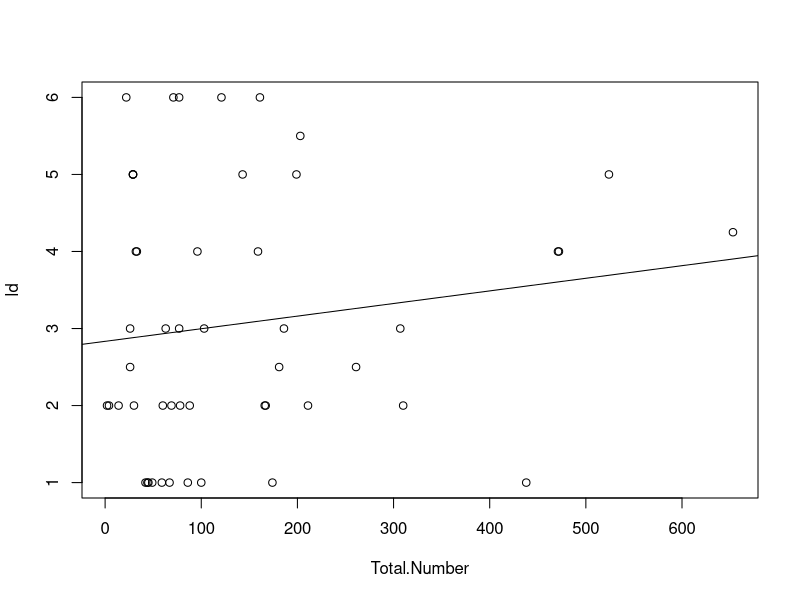
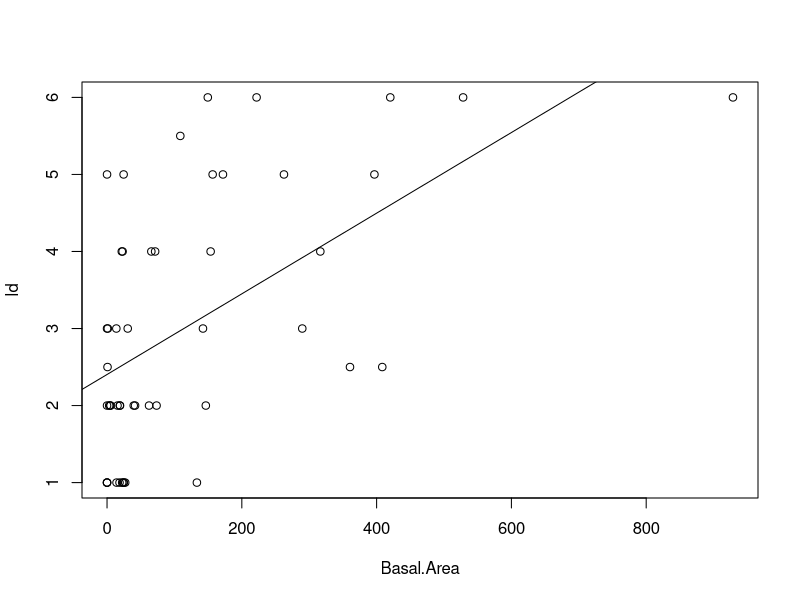

The R script that drew these images, in order: (Note: this script raises an error after producing the figures.)
# compare seju counts to ladder fuels
rm(list=ls())

# read in seju data summarized by plot
seju.data.p <- read.csv('data/seju_data_p.csv')
dim(seju.data.p)

# read in ladder fuel data
ld <- read.csv('data/mean_ladder_fuel_54.csv')
dim(ld)

seju.data.p$ld <- ld$ld[1:50]
seju.data.p$rl <- ld$rl[1:50]
head(seju.data.p)

#plot(seju.data.p$ld~seju.data.p$Total.Number)
plot(ld~Total.Number,data=seju.data.p)
fit <- lm(ld~Total.Number,data=seju.data.p)
abline(fit)

# compare saplings
saplings.p <- read.csv('data/saplings_p.csv')
dim(saplings.p)

saplings.p$ld <- ld$ld[1:50]
saplings.p$rl <- ld$rl[1:50]
head(saplings.p)

# run these lines to replace NAs with zeros
saplings.p$Basal.Area[which(is.na(saplings.p$Basal.Area))] <- 0
saplings.p$Count[which(is.na(saplings.p$Count))] <- 0

plot(ld~Basal.Area,data=saplings.p[-28,])
fit <- lm(ld~Basal.Area,data=saplings.p[-28,])
abline(fit)
summary(fit)

plot(rl~Basal.Area,data=saplings.p[-28,])
fit <- lm(rl~Basal.Area,data=saplings.p[-28,])
abline(fit)
summary(fit)

plot(ld~Count,data=saplings.p[-28,])
fit <- lm(ld~Count,data=saplings.p[-28,])
abline(fit)
summary(fit)

plot(rl~Count,data=saplings.p[-28,])
fit <- lm(rl~Count,data=saplings.p[-28,])
abline(fit)
summary(fit)

# compare small trees
smalltrees.p <- read.csv('data/trees_1_5_p.csv')
dim(smalltrees.p)

smalltrees.p$ld <- ld$ld[1:50]
smalltrees.p$rl <- ld$rl[1:50]
head(smalltrees.p)

# run these lines to replace NAs with zeros
smalltrees.p$Basal.Area[which(is.na(smalltrees.p$Basal.Area))] <- 0
#smalltrees.p$Count[which(is.na(smalltrees.p$Count))] <- 0

smalltrees.p$log10.Basal.Area <- log10(smalltrees.p$Basal.Area+1)
smalltrees.p$log10.rl <- log10(smalltrees.p$rl+1)

plot(ld~Basal.Area,data=smalltrees.p)
fit <- lm(ld~Basal.Area,data=smalltrees.p)
abline(fit)
summary(fit)

#uncomment to identify specific points
#identify(smalltrees.p$ld~smalltrees.p$Basal.Area)

plot(rl~Basal.Area,data=smalltrees.p)
fit <- lm(rl~Basal.Area,data=smalltrees.p)
abline(fit)
summary(fit)

plot(log10.rl~log10.Basal.Area,data=smalltrees.p)
fit <- lm(log10.rl~log10.Basal.Area,data=smalltrees.p)
abline(fit)
summary(fit)

# Multiple regression of contribution of saplings vs. small trees
cor(smalltrees.p$Basal.Area,saplings.p$Basal.Area)
# weakly correlated so both can be used in model

fit <- glm(smalltrees.p$rl~smalltrees.p$Basal.Area + saplings.p$Basal.Area)
summary(fit)

# raw vs. classified
plot(ld~rl,data=smalltrees.p)

## add together small trees and saplings
head(saplings.p)
head(smalltrees.p)
smalltrees.p$sap.smtr.BA <- saplings.p$Basal.Area+smalltrees.p$Basal.Area

plot(ld~sap.smtr.BA,data=smalltrees.p[-28,])
fit <- lm(ld~sap.smtr.BA,data=smalltrees.p[-28,])
abline(fit)
summary(fit)
identify(smalltrees.p$ld[-28]~smalltrees.p$sap.smtr.BA[-28])
